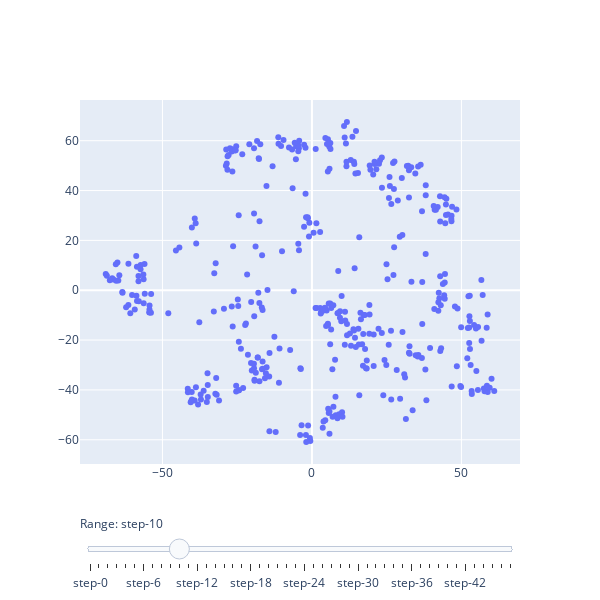

The cell this chart's notebook holds for it:
### Code cell
# embedded = TSNE(n_components=2, perplexity=50).fit_transform(result)

# Plot the static images in subplots
fig, ax = plt.subplots(2, 3, figsize=(36, 18))

i = 0
colormap = ['y', 'g', 'b', 'm', 'r']
for row in ax:
    for col in row:
        if i == 5:
            break
        x = embedded[2060*i:2060*(i+1), 0]
        y = embedded[2060*i:2060*(i+1), 1]
        col.scatter(x, y, c=colormap[i])
        col.set_title(str(i+1) + '/5', fontsize=32)
        i += 1
fig.suptitle('t-SNE on sequential parts of the training data', fontsize=35)
fig.subplots_adjust(top=0.9)
plt.show()


# Plot it with interactive slide bar

fig = go.Figure()
for step in np.arange(0, 4.8, 0.1):
    fig.add_trace(
        go.Scatter(
            visible=False,
            name=" = " + str(step),
            x=embedded[int(2060*step):int(2060*(step+0.2)), 0],
            y=embedded[int(2060*step):int(2060*(step+0.2)), 1],
            mode="markers"))

# Make 10th trace visible
fig.data[10].visible = True

# Create and add slider
steps = []
for i in range(len(fig.data)):
    step = dict(
        method="restyle",
        args=["visible", [False] * len(fig.data)],
    )
    step["args"][1][i] = True  # Toggle i'th trace to "visible"
    steps.append(step)
    
sliders = [dict(
    active=10,
    currentvalue={"prefix": "Range: "},
    pad={"t": 48},
    steps=steps
)]

fig.update_layout(
    sliders=sliders,
    width=600,
    height=600
)

fig.show()

### Figure 1 — Plotly figure (JSON) as saved in the notebook; plotly's stock layout.template omitted (floating-point values rounded to 4 significant figures; data arrays with more than 128 entries replaced by an {"elided": "..."} marker saying what was removed)
{"data": [{"mode": "markers", "name": " = 0.0", "type": "scatter", "visible": false, "x": {"elided": "412 float values"}, "y": {"elided": "412 float values"}}, {"mode": "markers", "name": " = 0.1", "type": "scatter", "visible": false, "x": {"elided": "412 float values"}, "y": {"elided": "412 float values"}}, {"mode": "markers", "name": " = 0.2", "type": "scatter", "visible": false, "x": {"elided": "412 float values"}, "y": {"elided": "412 float values"}}, {"mode": "markers", "name": " = 0.30000000000000004", "type": "scatter", "visible": false, "x": {"elided": "412 float values"}, "y": {"elided": "412 float values"}}, {"mode": "markers", "name": " = 0.4", "type": "scatter", "visible": false, "x": {"elided": "412 float values"}, "y": {"elided": "412 float values"}}, {"mode": "markers", "name": " = 0.5", "type": "scatter", "visible": false, "x": {"elided": "412 float values"}, "y": {"elided": "412 float values"}}, {"mode": "markers", "name": " = 0.6000000000000001", "type": "scatter", "visible": false, "x": {"elided": "412 float values"}, "y": {"elided": "412 float values"}}, {"mode": "markers", "name": " = 0.7000000000000001", "type": "scatter", "visible": false, "x": {"elided": "412 float values"}, "y": {"elided": "412 float values"}}, {"mode": "markers", "name": " = 0.8", "type": "scatter", "visible": false, "x": {"elided": "412 float values"}, "y": {"elided": "412 float values"}}, {"mode": "markers", "name": " = 0.9", "type": "scatter", "visible": false, "x": {"elided": "412 float values"}, "y": {"elided": "412 float values"}}, {"mode": "markers", "name": " = 1.0", "type": "scatter", "visible": true, "x": {"elided": "412 float values"}, "y": {"elided": "412 float values"}}, {"mode": "markers", "name": " = 1.1", "type": "scatter", "visible": false, "x": {"elided": "412 float values"}, "y": {"elided": "412 float values"}}, {"mode": "markers", "name": " = 1.2000000000000002", "type": "scatter", "visible": false, "x": {"elided": "412 float values"}, "y": {"elided": "412 float values"}}, {"mode": "markers", "name": " = 1.3", "type": "scatter", "visible": false, "x": {"elided": "412 float values"}, "y": {"elided": "412 float values"}}, {"mode": "markers", "name": " = 1.4000000000000001", "type": "scatter", "visible": false, "x": {"elided": "412 float values"}, "y": {"elided": "412 float values"}}, {"mode": "markers", "name": " = 1.5", "type": "scatter", "visible": false, "x": {"elided": "412 float values"}, "y": {"elided": "412 float values"}}, {"mode": "markers", "name": " = 1.6", "type": "scatter", "visible": false, "x": {"elided": "412 float values"}, "y": {"elided": "412 float values"}}, {"mode": "markers", "name": " = 1.7000000000000002", "type": "scatter", "visible": false, "x": {"elided": "412 float values"}, "y": {"elided": "412 float values"}}, {"mode": "markers", "name": " = 1.8", "type": "scatter", "visible": false, "x": {"elided": "412 float values"}, "y": {"elided": "412 float values"}}, {"mode": "markers", "name": " = 1.9000000000000001", "type": "scatter", "visible": false, "x": {"elided": "412 float values"}, "y": {"elided": "412 float values"}}, {"mode": "markers", "name": " = 2.0", "type": "scatter", "visible": false, "x": {"elided": "412 float values"}, "y": {"elided": "412 float values"}}, {"mode": "markers", "name": " = 2.1", "type": "scatter", "visible": false, "x": {"elided": "412 float values"}, "y": {"elided": "412 float values"}}, {"mode": "markers", "name": " = 2.2", "type": "scatter", "visible": false, "x": {"elided": "412 float values"}, "y": {"elided": "412 float values"}}, {"mode": "markers", "name": " = 2.3000000000000003", "type": "scatter", "visible": false, "x": {"elided": "412 float values"}, "y": {"elided": "412 float values"}}, {"mode": "markers", "name": " = 2.4000000000000004", "type": "scatter", "visible": false, "x": {"elided": "412 float values"}, "y": {"elided": "412 float values"}}, {"mode": "markers", "name": " = 2.5", "type": "scatter", "visible": false, "x": {"elided": "412 float values"}, "y": {"elided": "412 float values"}}, {"mode": "markers", "name": " = 2.6", "type": "scatter", "visible": false, "x": {"elided": "412 float values"}, "y": {"elided": "412 float values"}}, {"mode": "markers", "name": " = 2.7", "type": "scatter", "visible": false, "x": {"elided": "412 float values"}, "y": {"elided": "412 float values"}}, {"mode": "markers", "name": " = 2.8000000000000003", "type": "scatter", "visible": false, "x": {"elided": "412 float values"}, "y": {"elided": "412 float values"}}, {"mode": "markers", "name": " = 2.9000000000000004", "type": "scatter", "visible": false, "x": {"elided": "412 float values"}, "y": {"elided": "412 float values"}}, {"mode": "markers", "name": " = 3.0", "type": "scatter", "visible": false, "x": {"elided": "412 float values"}, "y": {"elided": "412 float values"}}, {"mode": "markers", "name": " = 3.1", "type": "scatter", "visible": false, "x": {"elided": "412 float values"}, "y": {"elided": "412 float values"}}, {"mode": "markers", "name": " = 3.2", "type": "scatter", "visible": false, "x": {"elided": "412 float values"}, "y": {"elided": "412 float values"}}, {"mode": "markers", "name": " = 3.3000000000000003", "type": "scatter", "visible": false, "x": {"elided": "412 float values"}, "y": {"elided": "412 float values"}}, {"mode": "markers", "name": " = 3.4000000000000004", "type": "scatter", "visible": false, "x": {"elided": "412 float values"}, "y": {"elided": "412 float values"}}, {"mode": "markers", "name": " = 3.5", "type": "scatter", "visible": false, "x": {"elided": "412 float values"}, "y": {"elided": "412 float values"}}, {"mode": "markers", "name": " = 3.6", "type": "scatter", "visible": false, "x": {"elided": "412 float values"}, "y": {"elided": "412 float values"}}, {"mode": "markers", "name": " = 3.7", "type": "scatter", "visible": false, "x": {"elided": "412 float values"}, "y": {"elided": "412 float values"}}, {"mode": "markers", "name": " = 3.8000000000000003", "type": "scatter", "visible": false, "x": {"elided": "412 float values"}, "y": {"elided": "412 float values"}}, {"mode": "markers", "name": " = 3.9000000000000004", "type": "scatter", "visible": false, "x": {"elided": "412 float values"}, "y": {"elided": "412 float values"}}, {"mode": "markers", "name": " = 4.0", "type": "scatter", "visible": false, "x": {"elided": "412 float values"}, "y": {"elided": "412 float values"}}, {"mode": "markers", "name": " = 4.1000000000000005", "type": "scatter", "visible": false, "x": {"elided": "412 float values"}, "y": {"elided": "412 float values"}}, {"mode": "markers", "name": " = 4.2", "type": "scatter", "visible": false, "x": {"elided": "412 float values"}, "y": {"elided": "412 float values"}}, {"mode": "markers", "name": " = 4.3", "type": "scatter", "visible": false, "x": {"elided": "412 float values"}, "y": {"elided": "412 float values"}}, {"mode": "markers", "name": " = 4.4", "type": "scatter", "visible": false, "x": {"elided": "412 float values"}, "y": {"elided": "412 float values"}}, {"mode": "markers", "name": " = 4.5", "type": "scatter", "visible": false, "x": {"elided": "412 float values"}, "y": {"elided": "412 float values"}}, {"mode": "markers", "name": " = 4.6000000000000005", "type": "scatter", "visible": false, "x": {"elided": "412 float values"}, "y": {"elided": "412 float values"}}, {"mode": "markers", "name": " = 4.7", "type": "scatter", "visible": false, "x": {"elided": "412 float values"}, "y": {"elided": "412 float values"}}], "layout": {"height": 600, "sliders": [{"active": 10, "currentvalue": {"prefix": "Range: "}, "pad": {"t": 48}, "steps": [{"args": ["visible", [true, false, false, false, false, false, false, false, false, false, false, false, false, false, false, false, false, false, false, false, false, false, false, false, false, false, false, false, false, false, false, false, false, false, false, false, false, false, false, false, false, false, false, false, false, false, false, false]], "method": "restyle"}, {"args": ["visible", [false, true, false, false, false, false, false, false, false, false, false, false, false, false, false, false, false, false, false, false, false, false, false, false, false, false, false, false, false, false, false, false, false, false, false, false, false, false, false, false, false, false, false, false, false, false, false, false]], "method": "restyle"}, {"args": ["visible", [false, false, true, false, false, false, false, false, false, false, false, false, false, false, false, false, false, false, false, false, false, false, false, false, false, false, false, false, false, false, false, false, false, false, false, false, false, false, false, false, false, false, false, false, false, false, false, false]], "method": "restyle"}, {"args": ["visible", [false, false, false, true, false, false, false, false, false, false, false, false, false, false, false, false, false, false, false, false, false, false, false, false, false, false, false, false, false, false, false, false, false, false, false, false, false, false, false, false, false, false, false, false, false, false, false, false]], "method": "restyle"}, {"args": ["visible", [false, false, false, false, true, false, false, false, false, false, false, false, false, false, false, false, false, false, false, false, false, false, false, false, false, false, false, false, false, false, false, false, false, false, false, false, false, false, false, false, false, false, false, false, false, false, false, false]], "method": "restyle"}, {"args": ["visible", [false, false, false, false, false, true, false, false, false, false, false, false, false, false, false, false, false, false, false, false, false, false, false, false, false, false, false, false, false, false, false, false, false, false, false, false, false, false, false, false, false, false, false, false, false, false, false, false]], "method": "restyle"}, {"args": ["visible", [false, false, false, false, false, false, true, false, false, false, false, false, false, false, false, false, false, false, false, false, false, false, false, false, false, false, false, false, false, false, false, false, false, false, false, false, false, false, false, false, false, false, false, false, false, false, false, false]], "method": "restyle"}, {"args": ["visible", [false, false, false, false, false, false, false, true, false, false, false, false, false, false, false, false, false, false, false, false, false, false, false, false, false, false, false, false, false, false, false, false, false, false, false, false, false, false, false, false, false, false, false, false, false, false, false, false]], "method": "restyle"}, {"args": ["visible", [false, false, false, false, false, false, false, false, true, false, false, false, false, false, false, false, false, false, false, false, false, false, false, false, false, false, false, false, false, false, false, false, false, false, false, false, false, false, false, false, false, false, false, false, false, false, false, false]], "method": "restyle"}, {"args": ["visible", [false, false, false, false, false, false, false, false, false, true, false, false, false, false, false, false, false, false, false, false, false, false, false, false, false, false, false, false, false, false, false, false, false, false, false, false, false, false, false, false, false, false, false, false, false, false, false, false]], "method": "restyle"}, {"args": ["visible", [false, false, false, false, false, false, false, false, false, false, true, false, false, false, false, false, false, false, false, false, false, false, false, false, false, false, false, false, false, false, false, false, false, false, false, false, false, false, false, false, false, false, false, false, false, false, false, false]], "method": "restyle"}, {"args": ["visible", [false, false, false, false, false, false, false, false, false, false, false, true, false, false, false, false, false, false, false, false, false, false, false, false, false, false, false, false, false, false, false, false, false, false, false, false, false, false, false, false, false, false, false, false, false, false, false, false]], "method": "restyle"}, {"args": ["visible", [false, false, false, false, false, false, false, false, false, false, false, false, true, false, false, false, false, false, false, false, false, false, false, false, false, false, false, false, false, false, false, false, false, false, false, false, false, false, false, false, false, false, false, false, false, false, false, false]], "method": "restyle"}, {"args": ["visible", [false, false, false, false, false, false, false, false, false, false, false, false, false, true, false, false, false, false, false, false, false, false, false, false, false, false, false, false, false, false, false, false, false, false, false, false, false, false, false, false, false, false, false, false, false, false, false, false]], "method": "restyle"}, {"args": ["visible", [false, false, false, false, false, false, false, false, false, false, false, false, false, false, true, false, false, false, false, false, false, false, false, false, false, false, false, false, false, false, false, false, false, false, false, false, false, false, false, false, false, false, false, false, false, false, false, false]], "method": "restyle"}, {"args": ["visible", [false, false, false, false, false, false, false, false, false, false, false, false, false, false, false, true, false, false, false, false, false, false, false, false, false, false, false, false, false, false, false, false, false, false, false, false, false, false, false, false, false, false, false, false, false, false, false, false]], "method": "restyle"}, {"args": ["visible", [false, false, false, false, false, false, false, false, false, false, false, false, false, false, false, false, true, false, false, false, false, false, false, false, false, false, false, false, false, false, false, false, false, false, false, false, false, false, false, false, false, false, false, false, false, false, false, false]], "method": "restyle"}, {"args": ["visible", [false, false, false, false, false, false, false, false, false, false, false, false, false, false, false, false, false, true, false, false, false, false, false, false, false, false, false, false, false, false, false, false, false, false, false, false, false, false, false, false, false, false, false, false, false, false, false, false]], "method": "restyle"}, {"args": ["visible", [false, false, false, false, false, false, false, false, false, false, false, false, false, false, false, false, false, false, true, false, false, false, false, false, false, false, false, false, false, false, false, false, false, false, false, false, false, false, false, false, false, false, false, false, false, false, false, false]], "method": "restyle"}, {"args": ["visible", [false, false, false, false, false, false, false, false, false, false, false, false, false, false, false, false, false, false, false, true, false, false, false, false, false, false, false, false, false, false, false, false, false, false, false, false, false, false, false, false, false, false, false, false, false, false, false, false]], "method": "restyle"}, {"args": ["visible", [false, false, false, false, false, false, false, false, false, false, false, false, false, false, false, false, false, false, false, false, true, false, false, false, false, false, false, false, false, false, false, false, false, false, false, false, false, false, false, false, false, false, false, false, false, false, false, false]], "method": "restyle"}, {"args": ["visible", [false, false, false, false, false, false, false, false, false, false, false, false, false, false, false, false, false, false, false, false, false, true, false, false, false, false, false, false, false, false, false, false, false, false, false, false, false, false, false, false, false, false, false, false, false, false, false, false]], "method": "restyle"}, {"args": ["visible", [false, false, false, false, false, false, false, false, false, false, false, false, false, false, false, false, false, false, false, false, false, false, true, false, false, false, false, false, false, false, false, false, false, false, false, false, false, false, false, false, false, false, false, false, false, false, false, false]], "method": "restyle"}, {"args": ["visible", [false, false, false, false, false, false, false, false, false, false, false, false, false, false, false, false, false, false, false, false, false, false, false, true, false, false, false, false, false, false, false, false, false, false, false, false, false, false, false, false, false, false, false, false, false, false, false, false]], "method": "restyle"}, {"args": ["visible", [false, false, false, false, false, false, false, false, false, false, false, false, false, false, false, false, false, false, false, false, false, false, false, false, true, false, false, false, false, false, false, false, false, false, false, false, false, false, false, false, false, false, false, false, false, false, false, false]], "method": "restyle"}, {"args": ["visible", [false, false, false, false, false, false, false, false, false, false, false, false, false, false, false, false, false, false, false, false, false, false, false, false, false, true, false, false, false, false, false, false, false, false, false, false, false, false, false, false, false, false, false, false, false, false, false, false]], "method": "restyle"}, {"args": ["visible", [false, false, false, false, false, false, false, false, false, false, false, false, false, false, false, false, false, false, false, false, false, false, false, false, false, false, true, false, false, false, false, false, false, false, false, false, false, false, false, false, false, false, false, false, false, false, false, false]], "method": "restyle"}, {"args": ["visible", [false, false, false, false, false, false, false, false, false, false, false, false, false, false, false, false, false, false, false, false, false, false, false, false, false, false, false, true, false, false, false, false, false, false, false, false, false, false, false, false, false, false, false, false, false, false, false, false]], "method": "restyle"}, {"args": ["visible", [false, false, false, false, false, false, false, false, false, false, false, false, false, false, false, false, false, false, false, false, false, false, false, false, false, false, false, false, true, false, false, false, false, false, false, false, false, false, false, false, false, false, false, false, false, false, false, false]], "method": "restyle"}, {"args": ["visible", [false, false, false, false, false, false, false, false, false, false, false, false, false, false, false, false, false, false, false, false, false, false, false, false, false, false, false, false, false, true, false, false, false, false, false, false, false, false, false, false, false, false, false, false, false, false, false, false]], "method": "restyle"}, {"args": ["visible", [false, false, false, false, false, false, false, false, false, false, false, false, false, false, false, false, false, false, false, false, false, false, false, false, false, false, false, false, false, false, true, false, false, false, false, false, false, false, false, false, false, false, false, false, false, false, false, false]], "method": "restyle"}, {"args": ["visible", [false, false, false, false, false, false, false, false, false, false, false, false, false, false, false, false, false, false, false, false, false, false, false, false, false, false, false, false, false, false, false, true, false, false, false, false, false, false, false, false, false, false, false, false, false, false, false, false]], "method": "restyle"}, {"args": ["visible", [false, false, false, false, false, false, false, false, false, false, false, false, false, false, false, false, false, false, false, false, false, false, false, false, false, false, false, false, false, false, false, false, true, false, false, false, false, false, false, false, false, false, false, false, false, false, false, false]], "method": "restyle"}, {"args": ["visible", [false, false, false, false, false, false, false, false, false, false, false, false, false, false, false, false, false, false, false, false, false, false, false, false, false, false, false, false, false, false, false, false, false, true, false, false, false, false, false, false, false, false, false, false, false, false, false, false]], "method": "restyle"}, {"args": ["visible", [false, false, false, false, false, false, false, false, false, false, false, false, false, false, false, false, false, false, false, false, false, false, false, false, false, false, false, false, false, false, false, false, false, false, true, false, false, false, false, false, false, false, false, false, false, false, false, false]], "method": "restyle"}, {"args": ["visible", [false, false, false, false, false, false, false, false, false, false, false, false, false, false, false, false, false, false, false, false, false, false, false, false, false, false, false, false, false, false, false, false, false, false, false, true, false, false, false, false, false, false, false, false, false, false, false, false]], "method": "restyle"}, {"args": ["visible", [false, false, false, false, false, false, false, false, false, false, false, false, false, false, false, false, false, false, false, false, false, false, false, false, false, false, false, false, false, false, false, false, false, false, false, false, true, false, false, false, false, false, false, false, false, false, false, false]], "method": "restyle"}, {"args": ["visible", [false, false, false, false, false, false, false, false, false, false, false, false, false, false, false, false, false, false, false, false, false, false, false, false, false, false, false, false, false, false, false, false, false, false, false, false, false, true, false, false, false, false, false, false, false, false, false, false]], "method": "restyle"}, {"args": ["visible", [false, false, false, false, false, false, false, false, false, false, false, false, false, false, false, false, false, false, false, false, false, false, false, false, false, false, false, false, false, false, false, false, false, false, false, false, false, false, true, false, false, false, false, false, false, false, false, false]], "method": "restyle"}, {"args": ["visible", [false, false, false, false, false, false, false, false, false, false, false, false, false, false, false, false, false, false, false, false, false, false, false, false, false, false, false, false, false, false, false, false, false, false, false, false, false, false, false, true, false, false, false, false, false, false, false, false]], "method": "restyle"}, {"args": ["visible", [false, false, false, false, false, false, false, false, false, false, false, false, false, false, false, false, false, false, false, false, false, false, false, false, false, false, false, false, false, false, false, false, false, false, false, false, false, false, false, false, true, false, false, false, false, false, false, false]], "method": "restyle"}, {"args": ["visible", [false, false, false, false, false, false, false, false, false, false, false, false, false, false, false, false, false, false, false, false, false, false, false, false, false, false, false, false, false, false, false, false, false, false, false, false, false, false, false, false, false, true, false, false, false, false, false, false]], "method": "restyle"}, {"args": ["visible", [false, false, false, false, false, false, false, false, false, false, false, false, false, false, false, false, false, false, false, false, false, false, false, false, false, false, false, false, false, false, false, false, false, false, false, false, false, false, false, false, false, false, true, false, false, false, false, false]], "method": "restyle"}, {"args": ["visible", [false, false, false, false, false, false, false, false, false, false, false, false, false, false, false, false, false, false, false, false, false, false, false, false, false, false, false, false, false, false, false, false, false, false, false, false, false, false, false, false, false, false, false, true, false, false, false, false]], "method": "restyle"}, {"args": ["visible", [false, false, false, false, false, false, false, false, false, false, false, false, false, false, false, false, false, false, false, false, false, false, false, false, false, false, false, false, false, false, false, false, false, false, false, false, false, false, false, false, false, false, false, false, true, false, false, false]], "method": "restyle"}, {"args": ["visible", [false, false, false, false, false, false, false, false, false, false, false, false, false, false, false, false, false, false, false, false, false, false, false, false, false, false, false, false, false, false, false, false, false, false, false, false, false, false, false, false, false, false, false, false, false, true, false, false]], "method": "restyle"}, {"args": ["visible", [false, false, false, false, false, false, false, false, false, false, false, false, false, false, false, false, false, false, false, false, false, false, false, false, false, false, false, false, false, false, false, false, false, false, false, false, false, false, false, false, false, false, false, false, false, false, true, false]], "method": "restyle"}, {"args": ["visible", [false, false, false, false, false, false, false, false, false, false, false, false, false, false, false, false, false, false, false, false, false, false, false, false, false, false, false, false, false, false, false, false, false, false, false, false, false, false, false, false, false, false, false, false, false, false, false, true]], "method": "restyle"}]}], "width": 600}}
